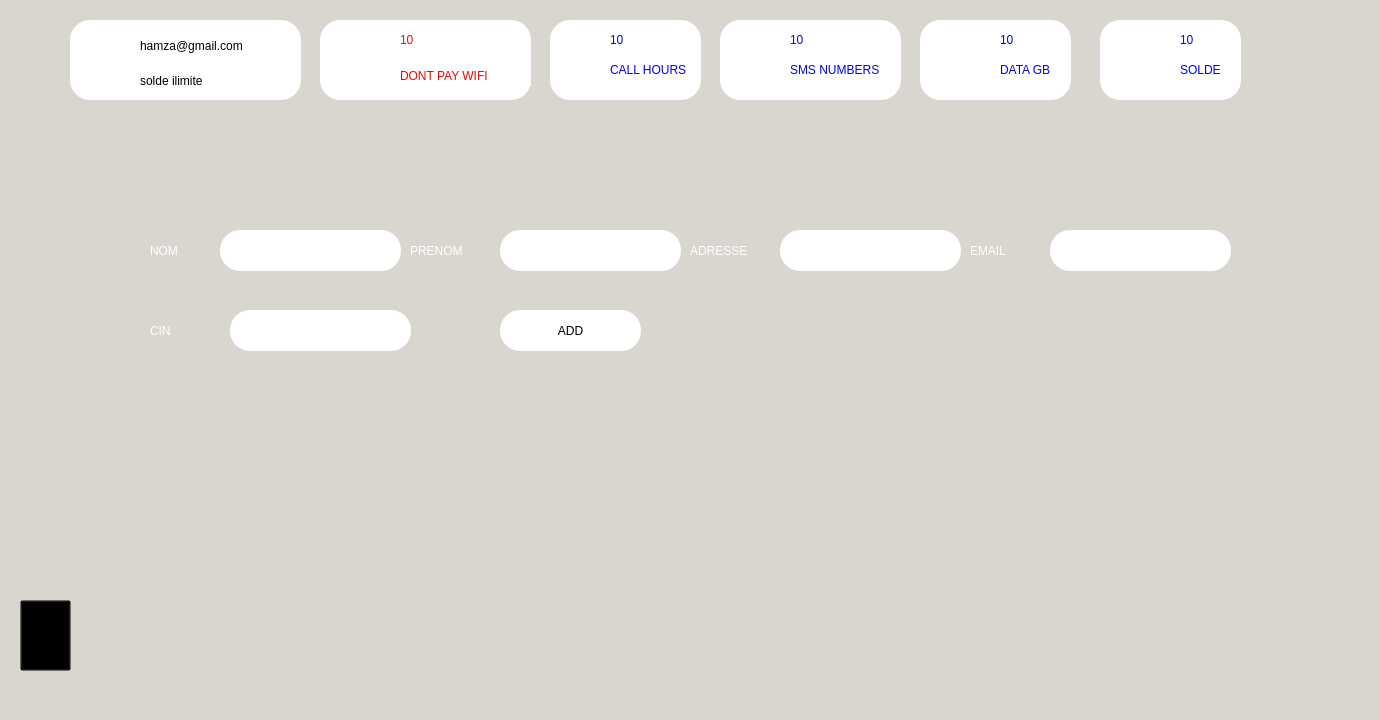
<?xml version="1.0" encoding="UTF-8"?>
<ui version="4.0">
 <class>MainWindow</class>
 <widget class="QMainWindow" name="MainWindow">
  <property name="geometry">
   <rect>
    <x>0</x>
    <y>0</y>
    <width>1380</width>
    <height>720</height>
   </rect>
  </property>
  <property name="minimumSize">
   <size>
    <width>1380</width>
    <height>720</height>
   </size>
  </property>
  <property name="maximumSize">
   <size>
    <width>1380</width>
    <height>720</height>
   </size>
  </property>
  <property name="windowTitle">
   <string>login</string>
  </property>
  <property name="styleSheet">
   <string notr="true">background-color:rgb(217, 214, 207);</string>
  </property>
  <widget class="QWidget" name="centralwidget">
   <widget class="QPushButton" name="pushButton_6">
    <property name="geometry">
     <rect>
      <x>20</x>
      <y>600</y>
      <width>51</width>
      <height>71</height>
     </rect>
    </property>
    <property name="cursor">
     <cursorShape>PointingHandCursor</cursorShape>
    </property>
    <property name="styleSheet">
     <string notr="true">image: url(:/newPrefix/56805.png);
background:transparent</string>
    </property>
    <property name="text">
     <string/>
    </property>
   </widget>
   <widget class="QLabel" name="label_14">
    <property name="geometry">
     <rect>
      <x>690</x>
      <y>230</y>
      <width>81</width>
      <height>41</height>
     </rect>
    </property>
    <property name="styleSheet">
     <string notr="true">font: 63 12pt &quot;Josefin Sans SemiBold&quot;;
color:white
</string>
    </property>
    <property name="text">
     <string>ADRESSE</string>
    </property>
   </widget>
   <widget class="QPushButton" name="pushButton_13">
    <property name="geometry">
     <rect>
      <x>500</x>
      <y>310</y>
      <width>141</width>
      <height>41</height>
     </rect>
    </property>
    <property name="cursor">
     <cursorShape>PointingHandCursor</cursorShape>
    </property>
    <property name="styleSheet">
     <string notr="true">background:white;
border-radius: 20px;
font: 63 10pt &quot;Josefin Sans SemiBold&quot;;

</string>
    </property>
    <property name="text">
     <string>ADD</string>
    </property>
   </widget>
   <widget class="QLabel" name="label_4">
    <property name="geometry">
     <rect>
      <x>410</x>
      <y>230</y>
      <width>81</width>
      <height>41</height>
     </rect>
    </property>
    <property name="styleSheet">
     <string notr="true">font: 63 12pt &quot;Josefin Sans SemiBold&quot;;
color:white
</string>
    </property>
    <property name="text">
     <string>PRENOM</string>
    </property>
   </widget>
   <widget class="QPlainTextEdit" name="plainTextEdit_4">
    <property name="geometry">
     <rect>
      <x>1050</x>
      <y>230</y>
      <width>181</width>
      <height>41</height>
     </rect>
    </property>
    <property name="styleSheet">
     <string notr="true">background:white;
border-radius: 20px;
font: 63 12pt &quot;Josefin Sans SemiBold&quot;;

</string>
    </property>
    <property name="readOnly">
     <bool>true</bool>
    </property>
    <property name="plainText">
     <string/>
    </property>
   </widget>
   <widget class="QPlainTextEdit" name="plainTextEdit_3">
    <property name="geometry">
     <rect>
      <x>780</x>
      <y>230</y>
      <width>181</width>
      <height>41</height>
     </rect>
    </property>
    <property name="styleSheet">
     <string notr="true">background:white;
border-radius: 20px;
font: 63 12pt &quot;Josefin Sans SemiBold&quot;;

</string>
    </property>
    <property name="plainText">
     <string/>
    </property>
   </widget>
   <widget class="QLabel" name="label_3">
    <property name="geometry">
     <rect>
      <x>150</x>
      <y>230</y>
      <width>51</width>
      <height>41</height>
     </rect>
    </property>
    <property name="styleSheet">
     <string notr="true">font: 63 12pt &quot;Josefin Sans SemiBold&quot;;
color:white
</string>
    </property>
    <property name="text">
     <string>NOM</string>
    </property>
   </widget>
   <widget class="QLabel" name="label_7">
    <property name="geometry">
     <rect>
      <x>150</x>
      <y>310</y>
      <width>71</width>
      <height>41</height>
     </rect>
    </property>
    <property name="styleSheet">
     <string notr="true">font: 63 12pt &quot;Josefin Sans SemiBold&quot;;
color:white
</string>
    </property>
    <property name="text">
     <string>CIN</string>
    </property>
   </widget>
   <widget class="QPlainTextEdit" name="plainTextEdit">
    <property name="geometry">
     <rect>
      <x>220</x>
      <y>230</y>
      <width>181</width>
      <height>41</height>
     </rect>
    </property>
    <property name="styleSheet">
     <string notr="true">background:white;
border-radius: 20px;
font: 63 12pt &quot;Josefin Sans SemiBold&quot;;

</string>
    </property>
    <property name="plainText">
     <string/>
    </property>
   </widget>
   <widget class="QLabel" name="label_6">
    <property name="geometry">
     <rect>
      <x>970</x>
      <y>230</y>
      <width>71</width>
      <height>41</height>
     </rect>
    </property>
    <property name="styleSheet">
     <string notr="true">font: 63 12pt &quot;Josefin Sans SemiBold&quot;;
color:white
</string>
    </property>
    <property name="text">
     <string>EMAIL</string>
    </property>
   </widget>
   <widget class="QPlainTextEdit" name="plainTextEdit_2">
    <property name="geometry">
     <rect>
      <x>500</x>
      <y>230</y>
      <width>181</width>
      <height>41</height>
     </rect>
    </property>
    <property name="styleSheet">
     <string notr="true">background:white;
border-radius: 20px;
font: 63 12pt &quot;Josefin Sans SemiBold&quot;;

</string>
    </property>
    <property name="plainText">
     <string/>
    </property>
   </widget>
   <widget class="QPlainTextEdit" name="plainTextEdit_5">
    <property name="geometry">
     <rect>
      <x>230</x>
      <y>310</y>
      <width>181</width>
      <height>41</height>
     </rect>
    </property>
    <property name="styleSheet">
     <string notr="true">background:white;
border-radius: 20px;
font: 63 12pt &quot;Josefin Sans SemiBold&quot;;

</string>
    </property>
    <property name="readOnly">
     <bool>true</bool>
    </property>
    <property name="plainText">
     <string/>
    </property>
   </widget>
   <widget class="QFrame" name="frame_18">
    <property name="geometry">
     <rect>
      <x>1100</x>
      <y>20</y>
      <width>141</width>
      <height>80</height>
     </rect>
    </property>
    <property name="styleSheet">
     <string notr="true">border-radius: 20px;
background: white;
box-shadow:  20px 20px 39px #bebebe,
             -20px -20px 39px #ffffff;</string>
    </property>
    <property name="frameShape">
     <enum>QFrame::StyledPanel</enum>
    </property>
    <property name="frameShadow">
     <enum>QFrame::Raised</enum>
    </property>
    <widget class="QLabel" name="label_60">
     <property name="geometry">
      <rect>
       <x>80</x>
       <y>40</y>
       <width>171</width>
       <height>20</height>
      </rect>
     </property>
     <property name="styleSheet">
      <string notr="true">font: 75 8pt &quot;Josefin Sans SemiBold&quot;;
color:BLUE

</string>
     </property>
     <property name="text">
      <string>SOLDE</string>
     </property>
    </widget>
    <widget class="QLabel" name="label_48">
     <property name="geometry">
      <rect>
       <x>80</x>
       <y>10</y>
       <width>41</width>
       <height>20</height>
      </rect>
     </property>
     <property name="styleSheet">
      <string notr="true">font: 75 8pt &quot;Josefin Sans SemiBold&quot;;
color:BLUE
</string>
     </property>
     <property name="text">
      <string>10</string>
     </property>
    </widget>
    <widget class="QLabel" name="label_46">
     <property name="geometry">
      <rect>
       <x>20</x>
       <y>10</y>
       <width>41</width>
       <height>51</height>
      </rect>
     </property>
     <property name="styleSheet">
      <string notr="true">image: url(:/newPrefix/493-4930874_bill-png-vector-money-logo-png.png);</string>
     </property>
     <property name="text">
      <string/>
     </property>
    </widget>
   </widget>
   <widget class="QFrame" name="frame_16">
    <property name="geometry">
     <rect>
      <x>720</x>
      <y>20</y>
      <width>181</width>
      <height>80</height>
     </rect>
    </property>
    <property name="styleSheet">
     <string notr="true">border-radius: 20px;
background: white;
box-shadow:  20px 20px 39px #bebebe,
             -20px -20px 39px #ffffff;</string>
    </property>
    <property name="frameShape">
     <enum>QFrame::StyledPanel</enum>
    </property>
    <property name="frameShadow">
     <enum>QFrame::Raised</enum>
    </property>
    <widget class="QLabel" name="label_52">
     <property name="geometry">
      <rect>
       <x>70</x>
       <y>40</y>
       <width>171</width>
       <height>20</height>
      </rect>
     </property>
     <property name="styleSheet">
      <string notr="true">font: 75 8pt &quot;Josefin Sans SemiBold&quot;;
color:BLUE

</string>
     </property>
     <property name="text">
      <string>SMS NUMBERS</string>
     </property>
    </widget>
    <widget class="QLabel" name="label_28">
     <property name="geometry">
      <rect>
       <x>20</x>
       <y>10</y>
       <width>41</width>
       <height>51</height>
      </rect>
     </property>
     <property name="styleSheet">
      <string notr="true">image: url(:/newPrefix/156931.png);</string>
     </property>
     <property name="text">
      <string/>
     </property>
    </widget>
    <widget class="QLabel" name="label_49">
     <property name="geometry">
      <rect>
       <x>70</x>
       <y>10</y>
       <width>91</width>
       <height>20</height>
      </rect>
     </property>
     <property name="styleSheet">
      <string notr="true">font: 75 8pt &quot;Josefin Sans SemiBold&quot;;
color:BLUE
</string>
     </property>
     <property name="text">
      <string>10</string>
     </property>
    </widget>
   </widget>
   <widget class="QFrame" name="frame_15">
    <property name="geometry">
     <rect>
      <x>550</x>
      <y>20</y>
      <width>151</width>
      <height>80</height>
     </rect>
    </property>
    <property name="styleSheet">
     <string notr="true">border-radius: 20px;
background: white;
box-shadow:  20px 20px 39px #bebebe,
             -20px -20px 39px #ffffff;</string>
    </property>
    <property name="frameShape">
     <enum>QFrame::StyledPanel</enum>
    </property>
    <property name="frameShadow">
     <enum>QFrame::Raised</enum>
    </property>
    <widget class="QLabel" name="label_59">
     <property name="geometry">
      <rect>
       <x>60</x>
       <y>40</y>
       <width>171</width>
       <height>20</height>
      </rect>
     </property>
     <property name="styleSheet">
      <string notr="true">font: 75 8pt &quot;Josefin Sans SemiBold&quot;;
color:BLUE

</string>
     </property>
     <property name="text">
      <string>CALL HOURS</string>
     </property>
    </widget>
    <widget class="QLabel" name="label_51">
     <property name="geometry">
      <rect>
       <x>60</x>
       <y>10</y>
       <width>71</width>
       <height>20</height>
      </rect>
     </property>
     <property name="styleSheet">
      <string notr="true">font: 75 8pt &quot;Josefin Sans SemiBold&quot;;
color:BLUE
</string>
     </property>
     <property name="text">
      <string>10</string>
     </property>
    </widget>
    <widget class="QLabel" name="label_56">
     <property name="geometry">
      <rect>
       <x>10</x>
       <y>10</y>
       <width>41</width>
       <height>51</height>
      </rect>
     </property>
     <property name="styleSheet">
      <string notr="true">image: url(:/newPrefix/office-phone-icon--25.png);</string>
     </property>
     <property name="text">
      <string/>
     </property>
    </widget>
   </widget>
   <widget class="QFrame" name="frame_17">
    <property name="geometry">
     <rect>
      <x>920</x>
      <y>20</y>
      <width>151</width>
      <height>80</height>
     </rect>
    </property>
    <property name="styleSheet">
     <string notr="true">border-radius: 20px;
background: white;
box-shadow:  20px 20px 39px #bebebe,
             -20px -20px 39px #ffffff;</string>
    </property>
    <property name="frameShape">
     <enum>QFrame::StyledPanel</enum>
    </property>
    <property name="frameShadow">
     <enum>QFrame::Raised</enum>
    </property>
    <widget class="QLabel" name="label_57">
     <property name="geometry">
      <rect>
       <x>80</x>
       <y>10</y>
       <width>51</width>
       <height>20</height>
      </rect>
     </property>
     <property name="styleSheet">
      <string notr="true">font: 75 8pt &quot;Josefin Sans SemiBold&quot;;
color:BLUE
</string>
     </property>
     <property name="text">
      <string>10</string>
     </property>
    </widget>
    <widget class="QLabel" name="label_53">
     <property name="geometry">
      <rect>
       <x>80</x>
       <y>40</y>
       <width>81</width>
       <height>20</height>
      </rect>
     </property>
     <property name="styleSheet">
      <string notr="true">font: 75 8pt &quot;Josefin Sans SemiBold&quot;;
color:BLUE

</string>
     </property>
     <property name="text">
      <string>DATA GB</string>
     </property>
    </widget>
    <widget class="QLabel" name="label_54">
     <property name="geometry">
      <rect>
       <x>30</x>
       <y>10</y>
       <width>41</width>
       <height>51</height>
      </rect>
     </property>
     <property name="styleSheet">
      <string notr="true">image: url(:/newPrefix/931898-200.png);</string>
     </property>
     <property name="text">
      <string/>
     </property>
    </widget>
   </widget>
   <widget class="QFrame" name="frame_5">
    <property name="geometry">
     <rect>
      <x>70</x>
      <y>20</y>
      <width>231</width>
      <height>80</height>
     </rect>
    </property>
    <property name="styleSheet">
     <string notr="true">border-radius: 20px;
background: white;
box-shadow:  20px 20px 39px #bebebe,
             -20px -20px 39px #ffffff;</string>
    </property>
    <property name="frameShape">
     <enum>QFrame::StyledPanel</enum>
    </property>
    <property name="frameShadow">
     <enum>QFrame::Raised</enum>
    </property>
    <widget class="QLabel" name="label_21">
     <property name="geometry">
      <rect>
       <x>70</x>
       <y>10</y>
       <width>151</width>
       <height>31</height>
      </rect>
     </property>
     <property name="styleSheet">
      <string notr="true">font: 75 12pt &quot;Josefin Sans SemiBold&quot;;
</string>
     </property>
     <property name="text">
      <string>hamza@gmail.com</string>
     </property>
    </widget>
    <widget class="QLabel" name="label_22">
     <property name="geometry">
      <rect>
       <x>70</x>
       <y>50</y>
       <width>141</width>
       <height>21</height>
      </rect>
     </property>
     <property name="styleSheet">
      <string notr="true">font: 75 8pt &quot;Josefin Sans SemiBold&quot;;
</string>
     </property>
     <property name="text">
      <string>solde ilimite</string>
     </property>
    </widget>
    <widget class="QPushButton" name="pushButton_4">
     <property name="geometry">
      <rect>
       <x>10</x>
       <y>10</y>
       <width>51</width>
       <height>51</height>
      </rect>
     </property>
     <property name="cursor">
      <cursorShape>PointingHandCursor</cursorShape>
     </property>
     <property name="styleSheet">
      <string notr="true">image: url(:/newPrefix/gamer.png);
background:transparent</string>
     </property>
     <property name="text">
      <string/>
     </property>
    </widget>
   </widget>
   <widget class="QFrame" name="frame_4">
    <property name="geometry">
     <rect>
      <x>320</x>
      <y>20</y>
      <width>211</width>
      <height>80</height>
     </rect>
    </property>
    <property name="styleSheet">
     <string notr="true">border-radius: 20px;
background: white;
box-shadow:  20px 20px 39px #bebebe,
             -20px -20px 39px #ffffff;</string>
    </property>
    <property name="frameShape">
     <enum>QFrame::StyledPanel</enum>
    </property>
    <property name="frameShadow">
     <enum>QFrame::Raised</enum>
    </property>
    <widget class="QLabel" name="label_50">
     <property name="geometry">
      <rect>
       <x>80</x>
       <y>10</y>
       <width>91</width>
       <height>20</height>
      </rect>
     </property>
     <property name="styleSheet">
      <string notr="true">font: 75 8pt &quot;Josefin Sans SemiBold&quot;;
color:red
</string>
     </property>
     <property name="text">
      <string>10</string>
     </property>
    </widget>
    <widget class="QLabel" name="label_47">
     <property name="geometry">
      <rect>
       <x>80</x>
       <y>46</y>
       <width>171</width>
       <height>20</height>
      </rect>
     </property>
     <property name="styleSheet">
      <string notr="true">font: 75 8pt &quot;Josefin Sans SemiBold&quot;;
color:red
</string>
     </property>
     <property name="text">
      <string>DONT PAY WIFI</string>
     </property>
    </widget>
    <widget class="QLabel" name="label_55">
     <property name="geometry">
      <rect>
       <x>10</x>
       <y>0</y>
       <width>61</width>
       <height>71</height>
      </rect>
     </property>
     <property name="styleSheet">
      <string notr="true">image: url(:/newPrefix/cash-payment-icon-5.png);</string>
     </property>
     <property name="text">
      <string/>
     </property>
    </widget>
   </widget>
  </widget>
  <widget class="QStatusBar" name="statusbar"/>
 </widget>
 <resources>
  <include location="total.qrc"/>
 </resources>
 <connections/>
</ui>
